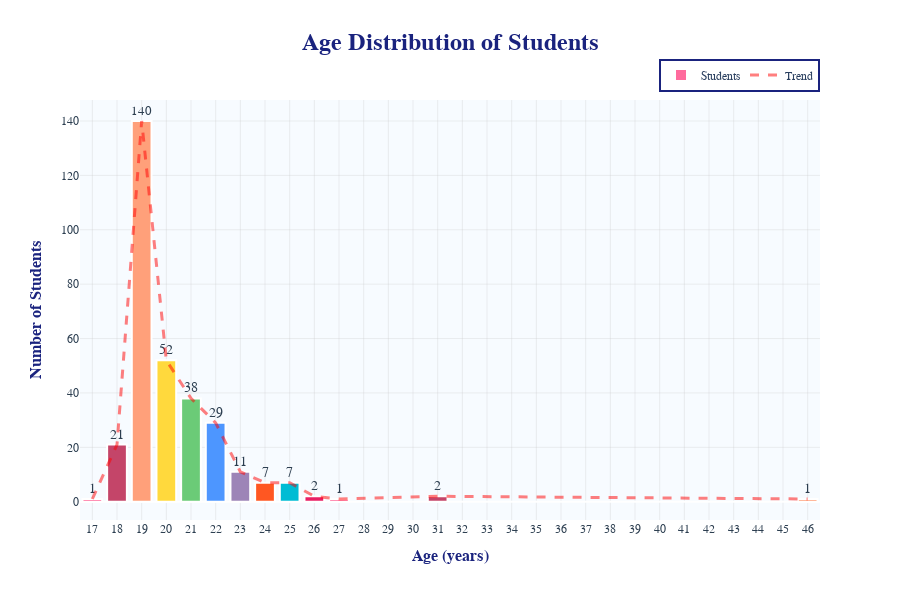

The code cell stored with this chart in its notebook:
### Code cell
import pandas as pd
import plotly.graph_objects as go
from plotly.subplots import make_subplots

# Load data
df = pd.read_csv('Cleaned_Form_Responses.csv')

# Count ages
age_counts = df['Age'].value_counts().sort_index()

# Create vibrant color palette
colors = ['#FF6B9D', '#C44569', '#FFA07A', '#FFD93D', '#6BCB77', 
          '#4D96FF', '#9D84B7', '#FF5722', '#00BCD4', '#E91E63']
bar_colors = [colors[i % len(colors)] for i in range(len(age_counts))]

# Create animated bar chart
fig = go.Figure()

fig.add_trace(go.Bar(
    x=age_counts.index,
    y=age_counts.values,
    marker=dict(
        color=bar_colors,
        line=dict(color='white', width=2),
        pattern_shape="",
    ),
    text=age_counts.values,
    textposition='outside',
    textfont=dict(size=14, color='#2C3E50', family='Arial Black'),
    hovertemplate='<b>Age: %{x} years</b><br>' +
                  'Students: %{y}<br>' +
                  '<extra></extra>',
    name='Students'
))

# Add trend line
fig.add_trace(go.Scatter(
    x=age_counts.index,
    y=age_counts.values,
    mode='lines',
    line=dict(color='rgba(255, 0, 0, 0.5)', width=3, dash='dash'),
    name='Trend',
    hoverinfo='skip'
))

# Customize layout with gradient background
fig.update_layout(
    title={
        'text': '<b>Age Distribution of Students</b>',
        'x': 0.5,
        'xanchor': 'center',
        'font': {'size': 24, 'color': '#1A237E', 'family': 'Arial Black'}
    },
    xaxis=dict(
        title=dict(
            text='<b>Age (years)</b>',
            font=dict(size=16, color='#1A237E')
        ),
        showgrid=True,
        gridcolor='rgba(200,200,200,0.3)',
        tickfont=dict(size=12, color='#2C3E50'),
        dtick=1
    ),
    yaxis=dict(
        title=dict(
            text='<b>Number of Students</b>',
            font=dict(size=16, color='#1A237E')
        ),
        showgrid=True,
        gridcolor='rgba(200,200,200,0.3)',
        tickfont=dict(size=12, color='#2C3E50')
    ),
    plot_bgcolor='rgba(240, 248, 255, 0.5)',
    paper_bgcolor='white',
    font=dict(size=12, family='Arial'),
    hovermode='x unified',
    hoverlabel=dict(
        bgcolor="white",
        font_size=13,
        font_family="Arial"
    ),
    showlegend=True,
    legend=dict(
        orientation="h",
        yanchor="bottom",
        y=1.02,
        xanchor="right",
        x=1,
        bgcolor='rgba(255,255,255,0.8)',
        bordercolor='#1A237E',
        borderwidth=2
    ),
    height=600
)

# Remove annotation for peak age
# No annotation is added here

# Add animation
fig.update_traces(
    marker_line_width=2,
    selector=dict(type='bar')
)

fig.show()

### Figure 1 — Plotly figure (JSON) as saved in the notebook; plotly's stock layout.template omitted (floating-point values rounded to 4 significant figures)
{"data": [{"hovertemplate": "<b>Age: %{x} years</b><br>Students: %{y}<br><extra></extra>", "marker": {"color": ["#FF6B9D", "#C44569", "#FFA07A", "#FFD93D", "#6BCB77", "#4D96FF", "#9D84B7", "#FF5722", "#00BCD4", "#E91E63", "#FF6B9D", "#C44569", "#FFA07A"], "line": {"color": "white", "width": 2}, "pattern": {"shape": ""}}, "name": "Students", "text": [1.0, 21.0, 140.0, 52.0, 38.0, 29.0, 11.0, 7.0, 7.0, 2.0, 1.0, 2.0, 1.0], "textfont": {"color": "#2C3E50", "family": "Arial Black", "size": 14}, "textposition": "outside", "type": "bar", "x": [17, 18, 19, 20, 21, 22, 23, 24, 25, 26, 27, 31, 46], "y": [1, 21, 140, 52, 38, 29, 11, 7, 7, 2, 1, 2, 1]}, {"hoverinfo": "skip", "line": {"color": "rgba(255, 0, 0, 0.5)", "dash": "dash", "width": 3}, "mode": "lines", "name": "Trend", "type": "scatter", "x": [17, 18, 19, 20, 21, 22, 23, 24, 25, 26, 27, 31, 46], "y": [1, 21, 140, 52, 38, 29, 11, 7, 7, 2, 1, 2, 1]}], "layout": {"font": {"family": "Arial", "size": 12}, "height": 600, "hoverlabel": {"bgcolor": "white", "font": {"family": "Arial", "size": 13}}, "hovermode": "x unified", "legend": {"bgcolor": "rgba(255,255,255,0.8)", "bordercolor": "#1A237E", "borderwidth": 2, "orientation": "h", "x": 1, "xanchor": "right", "y": 1.02, "yanchor": "bottom"}, "paper_bgcolor": "white", "plot_bgcolor": "rgba(240, 248, 255, 0.5)", "showlegend": true, "title": {"font": {"color": "#1A237E", "family": "Arial Black", "size": 24}, "text": "<b>Age Distribution of Students</b>", "x": 0.5, "xanchor": "center"}, "xaxis": {"dtick": 1, "gridcolor": "rgba(200,200,200,0.3)", "showgrid": true, "tickfont": {"color": "#2C3E50", "size": 12}, "title": {"font": {"color": "#1A237E", "size": 16}, "text": "<b>Age (years)</b>"}}, "yaxis": {"gridcolor": "rgba(200,200,200,0.3)", "showgrid": true, "tickfont": {"color": "#2C3E50", "size": 12}, "title": {"font": {"color": "#1A237E", "size": 16}, "text": "<b>Number of Students</b>"}}}}
